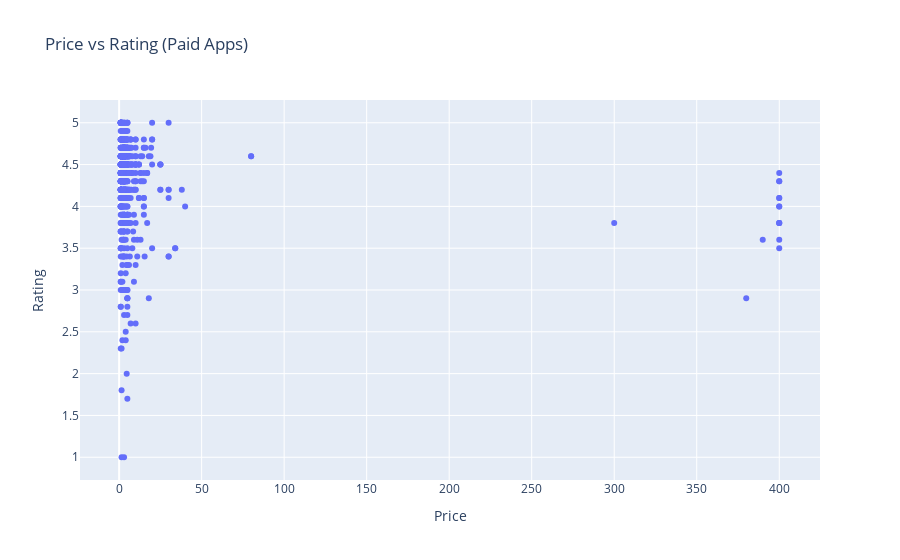

Write notebook code for a chart like this one.
### Code cell
paid_apps = df[df["Type"] == "Paid"]

fig = px.scatter(
    paid_apps,
    x="Price",
    y="Rating",
    title="Price vs Rating (Paid Apps)"
)
fig.show()

### Figure 1 — Plotly figure (JSON) as saved in the notebook; plotly's stock layout.template omitted (floating-point values rounded to 4 significant figures; data arrays with more than 128 entries replaced by an {"elided": "..."} marker saying what was removed)
{"data": [{"hovertemplate": "Price=%{x}<br>Rating=%{y}<extra></extra>", "legendgroup": "", "marker": {"color": "#636efa", "symbol": "circle"}, "mode": "markers", "name": "", "orientation": "v", "showlegend": false, "type": "scatter", "x": {"elided": "646 float values"}, "xaxis": "x", "y": {"elided": "646 float values"}, "yaxis": "y"}], "layout": {"legend": {"tracegroupgap": 0}, "title": {"text": "Price vs Rating (Paid Apps)"}, "xaxis": {"anchor": "y", "domain": [0, 1], "title": {"text": "Price"}}, "yaxis": {"anchor": "x", "domain": [0, 1], "title": {"text": "Rating"}}}}
